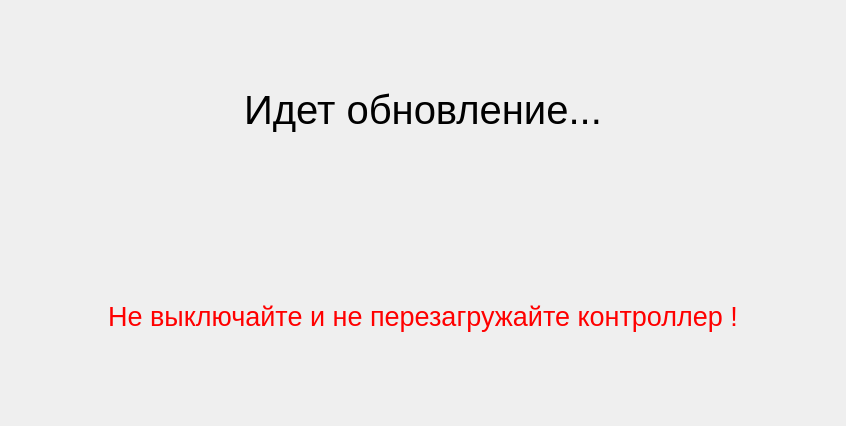
<?xml version="1.0" encoding="UTF-8"?>
<ui version="4.0">
 <class>MainWindow</class>
 <widget class="QMainWindow" name="MainWindow">
  <property name="geometry">
   <rect>
    <x>0</x>
    <y>0</y>
    <width>846</width>
    <height>426</height>
   </rect>
  </property>
  <property name="windowTitle">
   <string>MainWindow</string>
  </property>
  <widget class="QWidget" name="centralwidget">
   <layout class="QGridLayout" name="gridLayout">
    <item row="0" column="0">
     <widget class="QLabel" name="label">
      <property name="font">
       <font>
        <pointsize>30</pointsize>
       </font>
      </property>
      <property name="text">
       <string>Идет обновление...</string>
      </property>
      <property name="alignment">
       <set>Qt::AlignCenter</set>
      </property>
     </widget>
    </item>
    <item row="1" column="0">
     <widget class="QLabel" name="label_2">
      <property name="font">
       <font>
        <pointsize>20</pointsize>
       </font>
      </property>
      <property name="styleSheet">
       <string notr="true">QLabel{color:red}</string>
      </property>
      <property name="text">
       <string>Не выключайте и не перезагружайте контроллер !</string>
      </property>
      <property name="alignment">
       <set>Qt::AlignCenter</set>
      </property>
     </widget>
    </item>
   </layout>
  </widget>
 </widget>
 <resources/>
 <connections/>
</ui>
